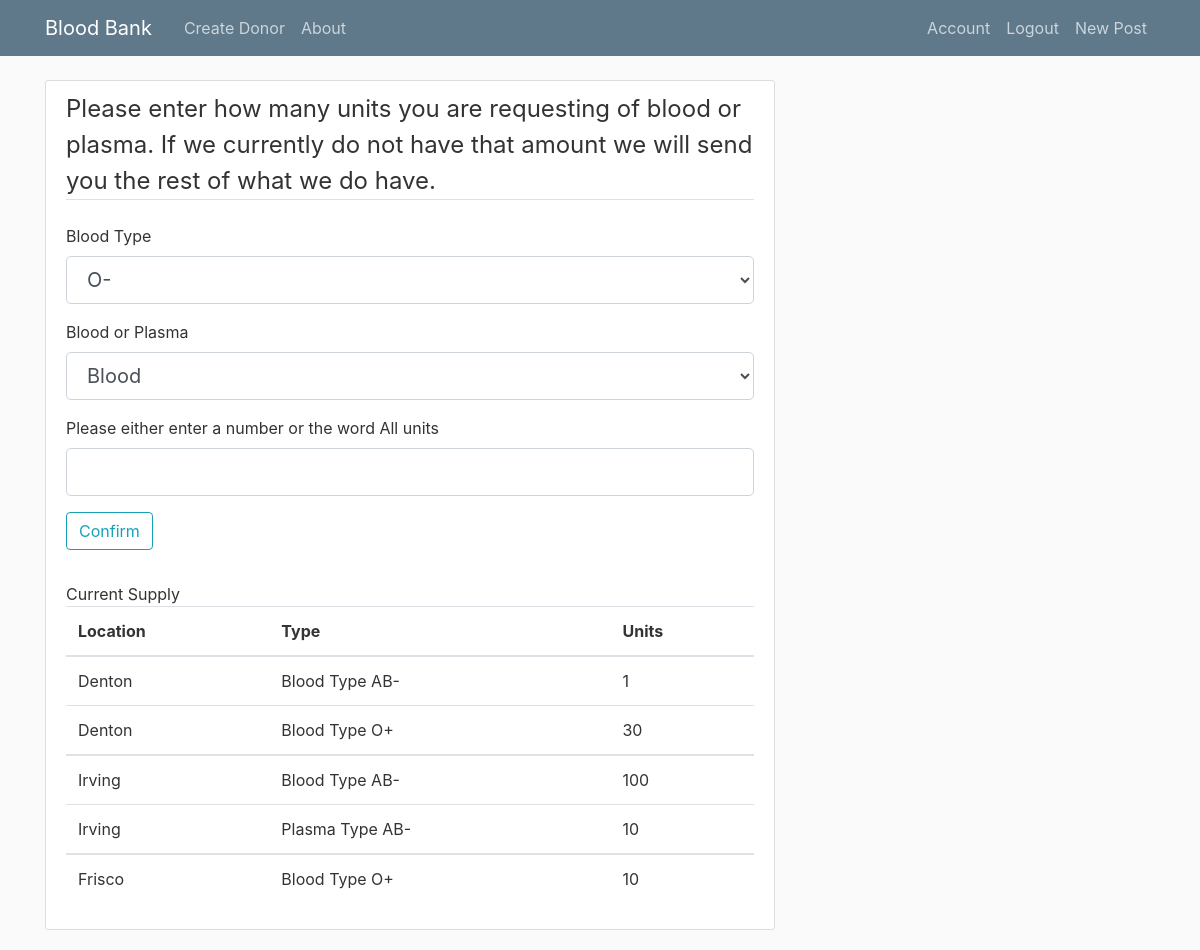
Page /withdraw (signed in) on the committed database.
### bloodapp/models.py (models this page shows, shortened)
class Donation(db.Model):
    id = db.Column(db.Integer, primary_key=True)
    blood_type = db.Column(db.String(10), nullable=False)
    blood = db.Column(db.Boolean, nullable=False)
    plasma = db.Column(db.Boolean, nullable=False)
    date = db.Column(db.DateTime, nullable=False, default=datetime.utcnow)
    location = db.Column(db.String(25), nullable=False)

### bloodapp/routes.py (the view, shortened to what this page needs)
@app.route('/withdraw', methods=["GET", "POST"])
@login_required
def withdraw():
    form = WithdrawForm()
    units = None
    all_donations = {}
    donations = Donation.query.all()
    for item in donations:
        if item.location not in all_donations:
            all_donations.update({item.location: {}})
        if item.blood:
            entry = f"Blood Type {item.blood_type}"
            if entry not in all_donations[item.location]:
                all_donations[item.location].update({entry: {
                    "location": str(item.location),
                    "type": entry,
                    "count": 0}})
            all_donations[item.location][entry]["count"] += 1
        elif item.plasma:
            entry = f"Plasma Type {item.blood_type}"
            if entry not in all_donations[item.location]:
                all_donations[item.location].update({entry: {
                    "location": str(item.location),
                    "type": entry,
                    "count": 0}})
            all_donations[item.location][entry]["count"] += 1
    return render_template('withdraw.html', title="withdraw", form=form, all_donations=all_donations)

### bloodapp/forms.py (shortened to what this page needs)
class WithdrawForm(FlaskForm):
    bloods = ['O-',	'O+', 'A-', 'A+', 'B-', 'B+', 'AB-', 'AB+']
    options = ['Blood', 'Plasma']
    blood_type = SelectField('Blood Type', choices=bloods, validators=[DataRequired()])
    blood_or_plasma = SelectField('Blood or Plasma', choices=options, validators=[DataRequired()])
    units = StringField('units', validators=[DataRequired()])
    submit = SubmitField('Confirm')

### bloodapp/models.py (called while the page is built)
@loginManager.user_loader
def load_user(staff_id):
    return Staff.query.get(int(staff_id))

### bloodapp/templates/withdraw.html (shortened to what this page needs)
{% extends "layout.html" %}
{% block content %}
<div class="content-section">
    <form method="POST" action="">
        <fieldset class="form-group">
            <legend class="border-bottom mb-4">
                Please enter how many units you are requesting of blood or plasma.
                If we currently do not have that amount we will send you the rest of what we do have.
            </legend>
            <div class="form-group">
                {{form.blood_type.label(class="form-control-label")}}
                {% if form.blood_type.errors %}
                    {{form.blood_type(class="form-control form-control-lg is-invalid")}}
                    <div class="invalid-feedback">
                        {% for error in form.blood_type.errors %}
                            <span>{{ error }}</span>
                        {% endfor %}
                    </div>
                {% else %}
                {{form.blood_type(class="form-control form-control-lg")}}
                {% endif %}
            </div>
            <div class="form-group">
                {{form.blood_or_plasma.label(class="form-control-label")}}
                {% if form.blood_or_plasma.errors %}
                    {{form.blood_or_plasma(class="form-control form-control-lg is-invalid")}}
                    <div class="invalid-feedback">
                        {% for error in form.blood_or_plasma.errors %}
                            <span>{{ error }}</span>
                        {% endfor %}
                    </div>
                {% else %}
                {{form.blood_or_plasma(class="form-control form-control-lg")}}
                {% endif %}
            </div>
            <div class="form-group">
                Please either enter a number or the word All
                {{form.units.label(class="form-control-label")}}
                {% if form.units.errors %}
                    {{form.units(class="form-control form-control-lg is-invalid")}}
                    <div class="invalid-feedback">
                        {% for error in form.units.errors %}
                            <span>{{ error }}</span>
                        {% endfor %}
                    </div>
                {% else %}
                {{form.units(class="form-control form-control-lg")}}
                {% endif %}
            </div>
            <div class="form-group">
                {{ form.submit(class="btn btn-outline-info")}}
            </div>
        </fieldset>
    </form>
    <table class="table">
        <thead>
          <tr>
            <th scope="col">Location</th>
            <th scope="col">Type</th>
            <th scope="col">Units</th>
          </tr>
        </thead>
        {% for location in all_donations %}
        <tbody>
            {% for item in all_donations[location] %}
            <tr>
                <td>{{ all_donations[location][item]["location"] }}</td>
                <td>{{ all_donations[location][item]["type"] }}</td>
                <td>{{ all_donations[location][item]["count"] }}</td>
            </tr>
            {% endfor %}
        </tbody>
        {% endfor %}
      </table>
</div>
{% endblock content %}

### bloodapp/templates/layout.html (shortened to what this page needs)
<!DOCTYPE html>
<html>
<head>
    <link rel="stylesheet" href="https://maxcdn.bootstrapcdn.com/bootstrap/4.0.0/css/bootstrap.min.css"
>
    <link rel="stylesheet" type="text/css" href="{{ url_for('static', filename='main.css') }}">
</head>
<body>
    <header class="site-header">
        <nav class="navbar navbar-expand-md navbar-dark bg-steel fixed-top">
            <div class="container">
                <a class="navbar-brand mr-4" href="/">Blood Bank</a>
                <div class="collapse navbar-collapse" id="navbarToggle">
                    <div class="navbar-nav mr-auto">
                        <a class="nav-item nav-link" href="{{ url_for('createDonor') }}">Create Donor</a>
                        <a class="nav-item nav-link" href="/about">About</a>
                    </div>
                    <div class="navbar-nav">
                        {% if current_user.is_authenticated %}
                            <a class="nav-item nav-link" href="/account">Account</a>
                            <a class="nav-item nav-link" href="/logout">Logout</a>
                            <a class="nav-item nav-link" href="/post/new">New Post</a>
                        {% else %}
                            <a class="nav-item nav-link" href="/login">Login</a>
                            <a class="nav-item nav-link" href="/register">Register</a>
                        {% endif %}
                    </div>
                </div>
            </div>
        </nav>
    </header>
    <main role="main" class="container">
        <div class="row">
            <div class="col-md-8">
              {% block content %}{% endblock %}
            </div>
        </div>
    </main>
</body>
</html>

### bloodapp/static/main.css (style rules this page uses)
body { background: #fafafa; color: #333333; margin-top: 5rem; }
.bg-steel { background-color: #5f788a; }
.site-header .navbar-nav .nav-link { color: #cbd5db; }
.content-section { background: #ffffff; padding: 10px 20px; border: 1px solid #dddddd; border-radius: 3px; margin-bottom: 20px; }

### rows in the picture
Donation: location "Denton" "Denton", location "Blood Type AB-" "Blood Type O+", location "1" "30"
Donation: location "Irving" "Irving", location "Blood Type AB-" "Plasma Type AB-", location "100" "10"
Donation: location "Frisco", location "Blood Type O+", location "10"
